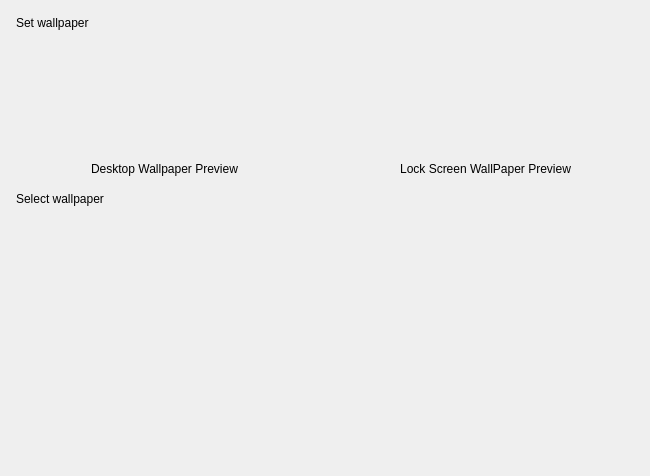
<?xml version="1.0" encoding="UTF-8"?>
<ui version="4.0">
 <class>Wallpaper</class>
 <widget class="QWidget" name="Wallpaper">
  <property name="geometry">
   <rect>
    <x>0</x>
    <y>0</y>
    <width>650</width>
    <height>476</height>
   </rect>
  </property>
  <property name="windowTitle">
   <string>Form</string>
  </property>
  <property name="styleSheet">
   <string notr="true"/>
  </property>
  <layout class="QVBoxLayout" name="verticalLayout">
   <property name="spacing">
    <number>16</number>
   </property>
   <property name="leftMargin">
    <number>16</number>
   </property>
   <property name="topMargin">
    <number>16</number>
   </property>
   <property name="rightMargin">
    <number>16</number>
   </property>
   <property name="bottomMargin">
    <number>16</number>
   </property>
   <item>
    <widget class="QStackedWidget" name="stackedWidget_Wallpaper">
     <property name="lineWidth">
      <number>0</number>
     </property>
     <property name="currentIndex">
      <number>0</number>
     </property>
     <widget class="QWidget" name="page_setting">
      <layout class="QVBoxLayout" name="verticalLayout_2">
       <property name="spacing">
        <number>16</number>
       </property>
       <property name="leftMargin">
        <number>0</number>
       </property>
       <property name="topMargin">
        <number>0</number>
       </property>
       <property name="rightMargin">
        <number>0</number>
       </property>
       <property name="bottomMargin">
        <number>0</number>
       </property>
       <item>
        <layout class="QVBoxLayout" name="verticalLayout_9">
         <property name="spacing">
          <number>10</number>
         </property>
         <item>
          <widget class="QLabel" name="label">
           <property name="text">
            <string>Set wallpaper</string>
           </property>
          </widget>
         </item>
         <item>
          <layout class="QGridLayout" name="gridLayout">
           <property name="horizontalSpacing">
            <number>24</number>
           </property>
           <property name="verticalSpacing">
            <number>10</number>
           </property>
           <item row="0" column="1">
            <widget class="KiranFrame" name="widget_lockscreen_preview" native="true">
             <property name="minimumSize">
              <size>
               <width>282</width>
               <height>112</height>
              </size>
             </property>
             <property name="accessibleName">
              <string>FrameLockScreenPreview</string>
             </property>
             <layout class="QVBoxLayout" name="verticalLayout_8">
              <property name="spacing">
               <number>0</number>
              </property>
              <property name="leftMargin">
               <number>51</number>
              </property>
              <property name="topMargin">
               <number>11</number>
              </property>
              <property name="rightMargin">
               <number>51</number>
              </property>
              <property name="bottomMargin">
               <number>11</number>
              </property>
             </layout>
            </widget>
           </item>
           <item row="0" column="0">
            <widget class="KiranFrame" name="widget_desktop_preview" native="true">
             <property name="minimumSize">
              <size>
               <width>282</width>
               <height>112</height>
              </size>
             </property>
             <property name="accessibleName">
              <string>FrameDesktopPreivew</string>
             </property>
             <layout class="QVBoxLayout" name="verticalLayout_7">
              <property name="spacing">
               <number>0</number>
              </property>
              <property name="leftMargin">
               <number>51</number>
              </property>
              <property name="topMargin">
               <number>11</number>
              </property>
              <property name="rightMargin">
               <number>51</number>
              </property>
              <property name="bottomMargin">
               <number>11</number>
              </property>
             </layout>
            </widget>
           </item>
           <item row="1" column="0">
            <widget class="QLabel" name="label_desktop_preview">
             <property name="text">
              <string>Desktop Wallpaper Preview</string>
             </property>
             <property name="alignment">
              <set>Qt::AlignCenter</set>
             </property>
            </widget>
           </item>
           <item row="1" column="1">
            <widget class="QLabel" name="label_lockscreen_preview">
             <property name="text">
              <string>Lock Screen WallPaper Preview</string>
             </property>
             <property name="alignment">
              <set>Qt::AlignCenter</set>
             </property>
            </widget>
           </item>
          </layout>
         </item>
        </layout>
       </item>
       <item>
        <layout class="QVBoxLayout" name="verticalLayout_4">
         <property name="spacing">
          <number>10</number>
         </property>
         <item>
          <widget class="QLabel" name="label_2">
           <property name="text">
            <string>Select wallpaper</string>
           </property>
          </widget>
         </item>
         <item>
          <layout class="QVBoxLayout" name="vLayout_chooser">
           <property name="spacing">
            <number>24</number>
           </property>
          </layout>
         </item>
        </layout>
       </item>
       <item>
        <spacer name="verticalSpacer">
         <property name="orientation">
          <enum>Qt::Vertical</enum>
         </property>
         <property name="sizeHint" stdset="0">
          <size>
           <width>20</width>
           <height>151</height>
          </size>
         </property>
        </spacer>
       </item>
      </layout>
     </widget>
     <widget class="QWidget" name="page_selector">
      <layout class="QVBoxLayout" name="verticalLayout_5">
       <property name="spacing">
        <number>10</number>
       </property>
       <property name="leftMargin">
        <number>0</number>
       </property>
       <property name="topMargin">
        <number>0</number>
       </property>
       <property name="rightMargin">
        <number>0</number>
       </property>
       <property name="bottomMargin">
        <number>0</number>
       </property>
       <item>
        <widget class="QLabel" name="label_select_wallpaper">
         <property name="sizePolicy">
          <sizepolicy hsizetype="Preferred" vsizetype="Preferred">
           <horstretch>0</horstretch>
           <verstretch>0</verstretch>
          </sizepolicy>
         </property>
         <property name="text">
          <string>Select Wallpaper</string>
         </property>
        </widget>
       </item>
       <item>
        <layout class="QVBoxLayout" name="vLayout_image_selector">
         <property name="spacing">
          <number>0</number>
         </property>
         <property name="sizeConstraint">
          <enum>QLayout::SetDefaultConstraint</enum>
         </property>
         <property name="leftMargin">
          <number>0</number>
         </property>
         <property name="rightMargin">
          <number>0</number>
         </property>
        </layout>
       </item>
      </layout>
     </widget>
    </widget>
   </item>
  </layout>
 </widget>
 <customwidgets>
  <customwidget>
   <class>KiranFrame</class>
   <extends>QWidget</extends>
   <header location="global">kiran-frame/kiran-frame.h</header>
   <container>1</container>
  </customwidget>
 </customwidgets>
 <resources/>
 <connections/>
</ui>
